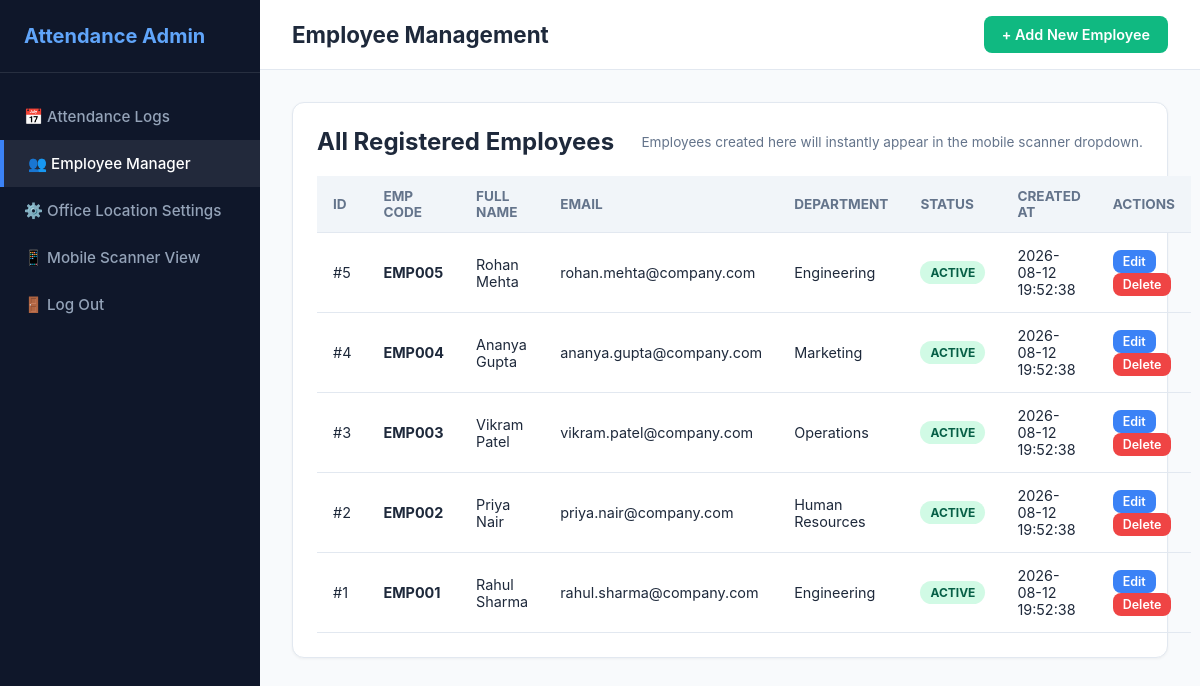
/admin/employees.php (signed in), run on the app's committed database.
### tables this page shows
CREATE TABLE IF NOT EXISTS `employees` (
  `id` INT AUTO_INCREMENT PRIMARY KEY,
  `emp_code` VARCHAR(20) NOT NULL UNIQUE,
  `name` VARCHAR(100) NOT NULL,
  `email` VARCHAR(100) DEFAULT NULL,
  `department` VARCHAR(100) DEFAULT 'General',
  `status` ENUM('active', 'inactive') DEFAULT 'active',
  `created_at` TIMESTAMP DEFAULT CURRENT_TIMESTAMP
);

### admin/employees.php (the view, shortened to what this page needs)
<?php
$pdo = getDBConnection();
$employees = $pdo->query("SELECT * FROM employees ORDER BY id DESC")->fetchAll();
?>
<!DOCTYPE html>
<html lang="en">
<head>
    <link rel="stylesheet" href="../assets/css/admin.css">
</head>
<body>
    <aside class="admin-sidebar">
        <div class="sidebar-brand">Attendance Admin</div>
        <ul class="sidebar-menu">
            <li><a href="dashboard.php">📅 Attendance Logs</a></li>
            <li><a href="employees.php" class="active">👥 Employee Manager</a></li>
            <li><a href="settings.php">⚙️ Office Location Settings</a></li>
            <li><a href="../index.php" target="_blank">📱 Mobile Scanner View</a></li>
            <li><a href="logout.php">🚪 Log Out</a></li>
        </ul>
    </aside>
    <main class="admin-main">
        <header class="admin-header">
            <h1 class="admin-title">Employee Management</h1>
            <button type="button" class="btn-admin btn-success" id="btn-open-add-emp">+ Add New Employee</button>
        </header>
        <div class="admin-content">
            <div class="card-panel">
                <div class="panel-header">
                    <h2>All Registered Employees</h2>
                    <p style="font-size: 0.85rem; color: var(--admin-muted);">Employees created here will instantly appear in the mobile scanner dropdown.</p>
                </div>
                <table class="admin-table">
                    <thead>
                        <tr>
                            <th>ID</th>
                            <th>Emp Code</th>
                            <th>Full Name</th>
                            <th>Email</th>
                            <th>Department</th>
                            <th>Status</th>
                            <th>Created At</th>
                            <th>Actions</th>
                        </tr>
                    </thead>
                    <tbody>
                        <?php if (empty($employees)): ?>
                            <tr>
                                <td colspan="8" style="text-align: center; color: var(--admin-muted); padding: 20px;">
                                    No employees found. Click "+ Add New Employee" to create one.
                                </td>
                            </tr>
                        <?php else: ?>
                            <?php foreach ($employees as $emp): ?>
                                <tr>
                                    <td>#<?= $emp['id'] ?></td>
                                    <td><b><?= htmlspecialchars($emp['emp_code']) ?></b></td>
                                    <td><?= htmlspecialchars($emp['name']) ?></td>
                                    <td><?= htmlspecialchars($emp['email'] ?: 'N/A') ?></td>
                                    <td><?= htmlspecialchars($emp['department']) ?></td>
                                    <td>
                                        <?php if ($emp['status'] === 'active'): ?>
                                            <span class="badge badge-success">Active</span>
                                        <?php else: ?>
                                            <span class="badge badge-danger">Inactive</span>
                                        <?php endif; ?>
                                    </td>
                                    <td><?= htmlspecialchars($emp['created_at']) ?></td>
                                    <td>
                                        <button type="button" class="btn-admin btn-edit-emp"
                                                data-id="<?= $emp['id'] ?>"
                                                data-code="<?= htmlspecialchars($emp['emp_code']) ?>"
                                                data-name="<?= htmlspecialchars($emp['name']) ?>"
                                                data-email="<?= htmlspecialchars($emp['email']) ?>"
                                                data-dept="<?= htmlspecialchars($emp['department']) ?>"
                                                data-status="<?= $emp['status'] ?>"
                                                style="padding: 4px 10px; font-size: 0.78rem;">
                                            Edit
                                        </button>
                                        <button type="button" class="btn-admin btn-danger btn-delete-emp" data-id="<?= $emp['id'] ?>" data-name="<?= htmlspecialchars($emp['name']) ?>" style="padding: 4px 10px; font-size: 0.78rem;">
                                            Delete
                                        </button>
                                    </td>
                                </tr>
                            <?php endforeach; ?>
                        <?php endif; ?>
                    </tbody>
                </table>
            </div>
        </div>
    </main>
</body>
</html>

### assets/css/admin.css (style rules this page uses)
:root { --admin-primary: #3b82f6; --admin-primary-dark: #2563eb; --admin-bg: #f8fafc; --admin-sidebar: #0f172a; --admin-card: #ffffff; --admin-border: #e2e8f0; --admin-text: #1e293b; --admin-muted: #64748b; --admin-success: #10b981; --admin-danger: #ef4444; --admin-warning: #f59e0b; }
* { box-sizing: border-box; margin: 0; padding: 0; font-family: -apple-system, BlinkMacSystemFont, 'Segoe UI', Roboto, sans-serif; }
body { background-color: var(--admin-bg); color: var(--admin-text); min-height: 100vh; display: flex; }
.admin-sidebar { width: 260px; background-color: var(--admin-sidebar); color: #fff; display: flex; flex-direction: column; padding: 24px 0; flex-shrink: 0; }
.sidebar-brand { padding: 0 24px 24px 24px; font-size: 1.25rem; font-weight: 700; color: #60a5fa; border-bottom: 1px solid rgba(255, 255, 255, 0.1); }
.sidebar-menu { list-style: none; margin-top: 20px; }
.sidebar-menu a { display: flex; align-items: center; gap: 12px; padding: 14px 24px; color: #94a3b8; text-decoration: none; font-size: 0.95rem; font-weight: 500; transition: all 0.2s ease; }
.sidebar-menu a:hover, .sidebar-menu a.active { color: #ffffff; background: rgba(255, 255, 255, 0.08); border-left: 4px solid var(--admin-primary); }
.admin-main { flex: 1; display: flex; flex-direction: column; overflow-x: auto; }
.admin-header { background-color: #ffffff; border-bottom: 1px solid var(--admin-border); padding: 16px 32px; display: flex; justify-content: space-between; align-items: center; }
.admin-title { font-size: 1.4rem; font-weight: 700; }
.admin-content { padding: 32px; }
.card-panel { background: var(--admin-card); border: 1px solid var(--admin-border); border-radius: 12px; box-shadow: 0 1px 3px rgba(0,0,0,0.05); padding: 24px; }
.panel-header { display: flex; justify-content: space-between; align-items: center; margin-bottom: 20px; flex-wrap: wrap; gap: 16px; }
.btn-admin { padding: 10px 18px; font-size: 0.9rem; font-weight: 600; color: #ffffff; background-color: var(--admin-primary); border: none; border-radius: 8px; cursor: pointer; transition: background-color 0.2s ease; }
.btn-success { background-color: var(--admin-success); }
.btn-danger { background-color: var(--admin-danger); }
.admin-table { width: 100%; border-collapse: collapse; margin-top: 10px; text-align: left; }
.admin-table th { background-color: #f1f5f9; padding: 12px 16px; font-size: 0.85rem; font-weight: 700; color: var(--admin-muted); text-transform: uppercase; border-bottom: 1px solid var(--admin-border); }
.admin-table td { padding: 14px 16px; font-size: 0.9rem; border-bottom: 1px solid var(--admin-border); vertical-align: middle; }
.badge { display: inline-block; padding: 4px 10px; border-radius: 20px; font-size: 0.75rem; font-weight: 700; text-transform: uppercase; }
.badge-success { background-color: #d1fae5; color: #065f46; }

### data on the page
employees: id "5", emp_code "EMP005", name "Rohan Mehta", email "rohan.mehta@company.com", department "Engineering", status "ACTIVE", created_at "2026-08-12 19:52:38"
employees: id "4", emp_code "EMP004", name "Ananya Gupta", email "ananya.gupta@company.com", department "Marketing", status "ACTIVE", created_at "2026-08-12 19:52:38"
employees: id "3", emp_code "EMP003", name "Vikram Patel", email "vikram.patel@company.com", department "Operations", status "ACTIVE", created_at "2026-08-12 19:52:38"
employees: id "2", emp_code "EMP002", name "Priya Nair", email "priya.nair@company.com", department "Human Resources", status "ACTIVE", created_at "2026-08-12 19:52:38"
employees: id "1", emp_code "EMP001", name "Rahul Sharma", email "rahul.sharma@company.com", department "Engineering", status "ACTIVE", created_at "2026-08-12 19:52:38"
